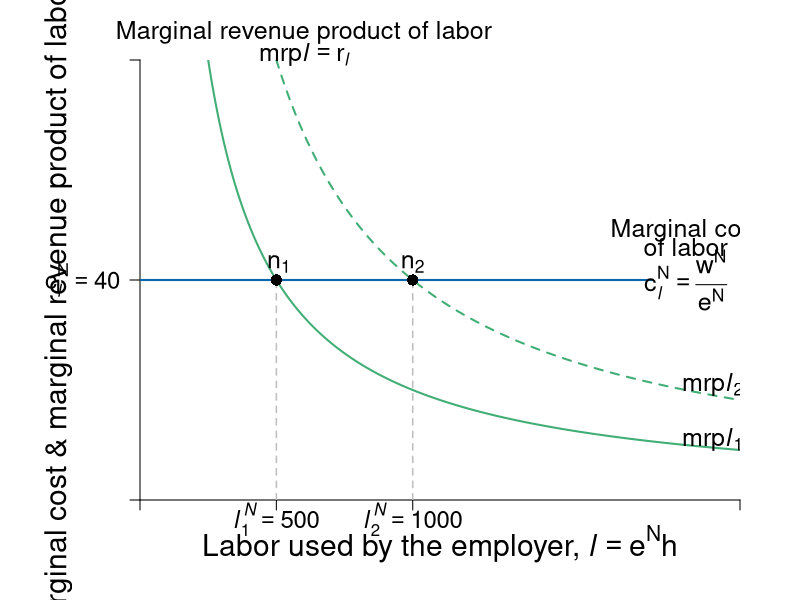

Generate this figure with R:
require(shape, rootSolve)

#define functions

MRP<-function(n){
  20000/n
}
MRP2<-function(n){
  40000/n
}

#Set parameters for graphics
axislabelsize <- 1.8
labelsize <- 1.5
namesize <- 1.8
annotatesize <- 1.5
graphlinewidth <- 2
segmentlinewidth <- 1.5

COL <- c("#7fc97f", "#beaed4", "#fdc086", "#ffff99", "#386cb0", "#f0027f", "#bf5b17", "#666666")
COLA <- c("#e0f3db", "#99d8c9","#66c2a4","#41ae76", "#238b45", "#005824")
COLB <- c("#4eb3d3", "#2b8cbe", "#0868ac","#084081")
grays <- gray.colors(25, start = 1, end = 0)


ylims <- c(0, 80)
xlims <- c(0, 2200)
npts <- 501
x <- seq(xlims[1], xlims[2], length.out = npts)
y <- seq(ylims[1], ylims[2], length.out = npts) 

# ----
# first plot: competitive vs monopsony
pdf(file = "employment/employment_mrp_effort_nonlinear.pdf", width = 10, height = 8)
par(mar =  c(5, 7, 3, 3))

#Notice the plot starts at x = 0.2 not 0
plot(xlims[1], 0, xlim = xlims, ylim = ylims, type = "n",
     xlab = expression(paste("")),
     ylab = expression(paste("")), 
     xaxt = "n", 
     yaxt = "n", 
     cex.lab = axislabelsize, 
     bty = "n", 
     xaxs="i", 
     yaxs="i"
)

# ticksx <- seq(from = 0, to = xlims[2], by = 0.2)
# xlabels <- seq(from = 0, to = xlims[2], by = 0.2)
# ticksy <- seq(from = 0, to = ylims[2], by = 2)
# ylabels <- seq(from = 0, to = ylims[2], by = 2)

ticksx <- c(xlims[1], 500, 1000, xlims[2])
xlabels <- c(NA, expression(paste(italic(l[1]^{N}) == 500)), expression(paste(italic(l[2]^{N}) == 1000)),NA)
ticksy <- c(ylims[1], 40, ylims[2])
ylabels <- c(NA, expression(paste(c[italic(l)]^N== 40)), NA)

axis(1, at = ticksx, pos = 0, labels = xlabels, cex.axis = axislabelsize*0.8)
axis(2, at = ticksy, pos = xlims[1], labels = ylabels, las = 1, cex.axis = axislabelsize*0.8)

npts <- 500 
xx2 <- seq(xlims[1], xlims[2], length.out = npts)

#Draw the graphs
lines(xx2, MRP(xx2), col = COLA[4], lwd = graphlinewidth)
lines(xx2, MRP2(xx2), lty = 2, col = COLA[4], lwd = graphlinewidth)


#Axis labels
#mtext(expression(paste("Labor used by the employer, ", italic(l) == e^N*h)), side = 1, line = 2.5, cex = axislabelsize)
text(0.5*xlims[2], -8, expression(paste("Labor used by the employer, ", italic(l) == e^N*h)), xpd = TRUE, cex = axislabelsize) 
text(-300, 0.5*ylims[2], expression(paste("Marginal cost & marginal revenue product of labor, ", list(c[italic(l)], r[italic(l)] ))), xpd = TRUE, cex = axislabelsize, srt = 90) 


#add segments
segments(0, 40, 1880, 40, lty = 1, col = COLB[3], lwd = graphlinewidth)
segments(500, 0, 500, 40, lty = 2, col = "gray", lwd = segmentlinewidth)
segments(1000, 0, 1000, 40, lty = 2, col = "gray", lwd = segmentlinewidth)

## add points

points(500, 40, pch = 16, col = "black", cex = 1.5)
points(1000, 40, pch = 16, col = "black", cex = 1.5)

# label points
text(500 + 10, 43, expression(paste(n[1])), cex = labelsize)
text(1000 , 43, expression(paste(n[2])), cex = labelsize)



# add labels to graphs
text(2100, 11, expression(paste(mrp,italic(l)[1])), cex = labelsize)
text(2100, 21, expression(paste(mrp,italic(l)[2])), cex = labelsize)
text(2000, 49, expression(paste("Marginal cost")), cex = labelsize)
text(2000, 46, expression(paste("of labor")), cex = labelsize)
text(2000, 40, expression(paste(c[italic(l)]^N == frac(w^N,e^N))), cex = labelsize)

text(600, 85, expression(paste("Marginal revenue product of labor")), cex = labelsize, xpd = TRUE)
text(600, 81, expression(paste(mrp,italic(l) == r[italic(l)])), cex = labelsize, xpd = TRUE)


#text(0.58, ACL(0.85) - 1.1, "Minimum wage", cex = axislabelsize)
#text(0.58, ACL(0.85) - 1.6, "not binding", cex = axislabelsize)

# text(0.85, 3.7, "Competitive", cex = axislabelsize)
# text(0.85, 3.2, "Marginal cost", cex = axislabelsize)
# text(0.85, 2.7, "of labor", cex = axislabelsize)
# text(0.85, 2.2, expression(paste( (mcl[C]) )), cex = axislabelsize)

dev.off()
